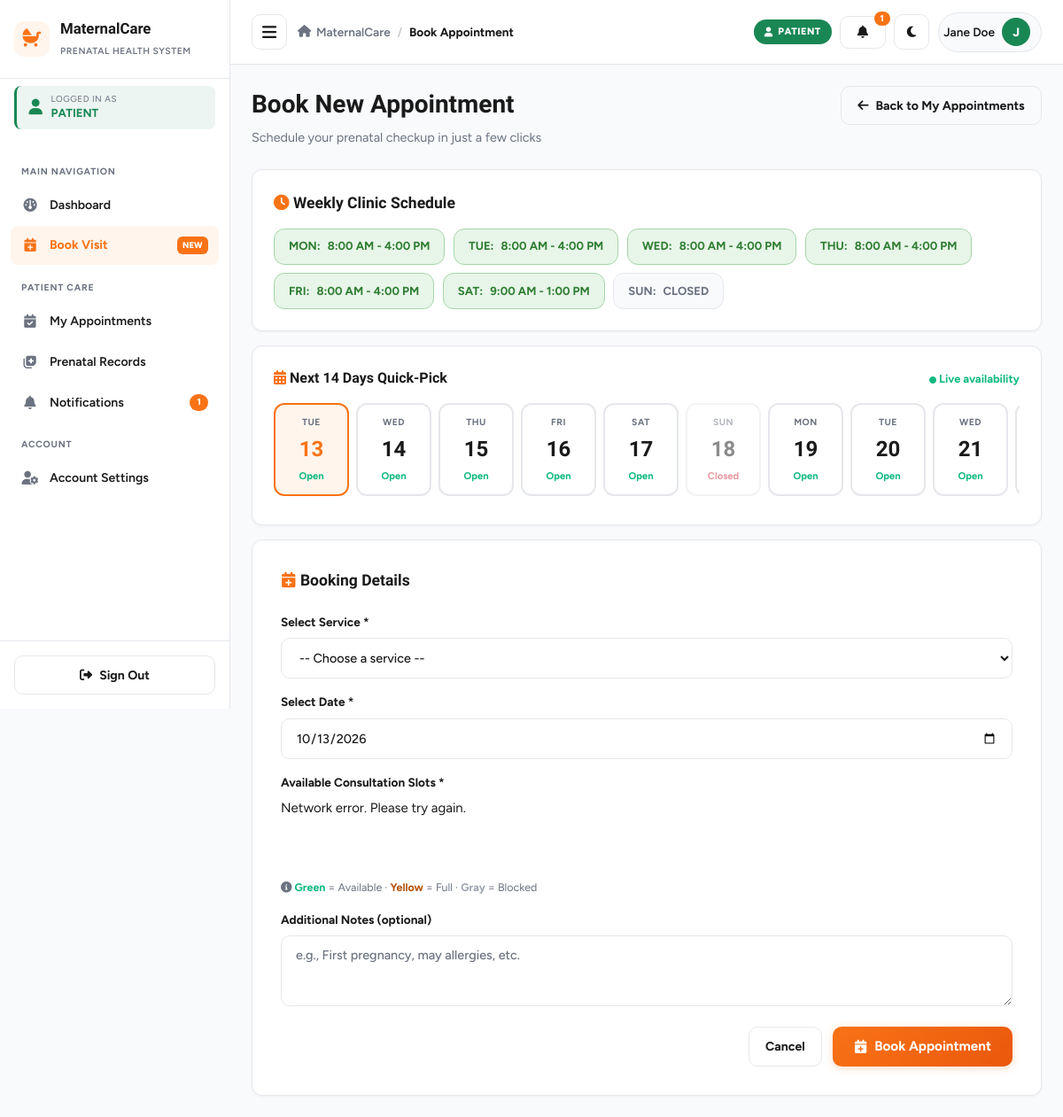
Page /patient/book_appointment.php (signed in) on the committed database.
### tables this page shows
CREATE TABLE IF NOT EXISTS `schedules` (
    `id` INT AUTO_INCREMENT PRIMARY KEY,
    `staff_id` INT DEFAULT NULL,
    `day_of_week` ENUM('Monday', 'Tuesday', 'Wednesday', 'Thursday', 'Friday', 'Saturday', 'Sunday') NOT NULL,
    `start_time` TIME NOT NULL DEFAULT '08:00:00',
    `end_time` TIME NOT NULL DEFAULT '16:00:00',
    `max_patients_per_slot` INT NOT NULL DEFAULT 2,
    `is_active` TINYINT(1) NOT NULL DEFAULT 1,
    FOREIGN KEY (`staff_id`) REFERENCES `users`(`id`) ON DELETE SET NULL
);

### includes/slot_helper.php (called while the page is built, shortened)
<?php
function getClinicWeeklySchedule($db) {
    try {
        $stmt = $db->query("SELECT * FROM schedules ORDER BY FIELD(day_of_week, 'Monday','Tuesday','Wednesday','Thursday','Friday','Saturday','Sunday'), (staff_id IS NULL) ASC, id ASC");
        return $stmt->fetchAll();
    } catch (Exception $e) {
        return [];
    }
}

### config/config.php (called while the page is built, shortened)
<?php
function sanitize($data) {
    return htmlspecialchars(trim((string)$data), ENT_QUOTES, 'UTF-8');
}

### patient/book_appointment.php (the view, shortened to what this page needs)
<?php
require_once __DIR__ . '/../config/config.php';
require_once __DIR__ . '/../includes/auth_check.php';
require_once __DIR__ . '/../includes/slot_helper.php';
$selectedDate = $_GET['date'] ?? date('Y-m-d');
try {
    $db = getDB();
    $schedules = getClinicWeeklySchedule($db);
} catch (Exception $e) {
    $errorMsg = "Error: " . $e->getMessage();
}
include __DIR__ . '/../includes/header.php';
?>
<div class="page-header">
    <div class="page-title">
        <h1>Book New Appointment</h1>
        <p>Schedule your prenatal checkup in just a few clicks</p>
    </div>
    <div>
        <a href="my_appointments.php" class="btn btn-outline">
            <i class="fa-solid fa-arrow-left"></i> Back to My Appointments
        </a>
    </div>
</div>
<div class="dashboard-card mb-4" style="padding: 1.5rem;">
    <h3 style="margin-bottom: 1rem;">
        <i class="fa-solid fa-clock text-primary"></i> Weekly Clinic Schedule
    </h3>
    <div style="display: flex; flex-wrap: wrap; gap: 0.6rem;">
        <?php
        $allDays = ['Monday', 'Tuesday', 'Wednesday', 'Thursday', 'Friday', 'Saturday', 'Sunday'];
        $schedMap = [];
        foreach ($schedules as $s) { $schedMap[$s['day_of_week']] = $s; }
        foreach ($allDays as $day):
            $sched = $schedMap[$day] ?? ['day_of_week' => $day, 'start_time' => '08:00:00', 'end_time' => '16:00:00', 'max_patients_per_slot' => 2, 'is_active' => 0];
            $isClosed = !$sched['is_active'];
        ?>
            <div style="
                display: inline-flex;
                align-items: center;
                gap: 0.5rem;
                padding: 0.6rem 1rem;
                border-radius: 12px;
                background: <?php echo $isClosed ? 'var(--bg-body)' : '#e8f5e9'; ?>;
                color: <?php echo $isClosed ? 'var(--text-muted)' : '#2e7d32'; ?>;
                font-size: 0.82rem;
                font-weight: 700;
                border: 1px solid <?php echo $isClosed ? 'var(--border-color)' : '#a5d6a7'; ?>;
            ">
                <span><?php echo strtoupper(substr($day, 0, 3)); ?>:</span>
                <span><?php echo $isClosed ? 'CLOSED' : date('g:i A', strtotime($sched['start_time'])) . ' - ' . date('g:i A', strtotime($sched['end_time'])); ?></span>
            </div>
        <?php endforeach; ?>
    </div>
</div>
<div class="dashboard-card mb-4" style="padding: 1.5rem;">
    <div style="display:flex; justify-content:space-between; align-items:center; margin-bottom: 1rem;">
        <h3 style="margin:0; font-size:1rem;">
            <i class="fa-solid fa-calendar-days text-primary"></i> Next 14 Days Quick-Pick
        </h3>
        <span style="color:#10b981; font-size:0.8rem; font-weight:700;">
            <i class="fa-solid fa-circle" style="font-size:0.5rem;"></i> Live availability
        </span>
    </div>
    <div style="display: flex; gap: 0.5rem; overflow-x: auto; padding-bottom: 0.5rem;">
        <?php
        $today = new DateTime();
        for ($i = 0; $i < 14; $i++):
            $dayDate = clone $today;
            $dayDate->modify("+$i days");
            $dayName = $dayDate->format('D');
            $dayNum = $dayDate->format('j');
            $dateStr = $dayDate->format('Y-m-d');
            $dayOfWeekFull = $dayDate->format('l');
            $daySched = $schedMap[$dayOfWeekFull] ?? null;
            $isOpen = $daySched && (int)$daySched['is_active'] === 1;
            $isSelected = ($dateStr === $selectedDate);
        ?>
            <div class="quick-pick-date" data-date="<?php echo $dateStr; ?>" style="
                min-width: 85px;
                padding: 0.75rem 0.5rem;
                border-radius: 12px;
                text-align: center;
                background: <?php echo $isSelected ? '#fff5ed' : 'var(--surface)'; ?>;
                border: 2px solid <?php echo $isSelected ? '#f97316' : 'var(--border-color)'; ?>;
                cursor: pointer;
                transition: all 0.2s;
                opacity: <?php echo $isOpen ? '1' : '0.5'; ?>;
            " onclick="selectDate('<?php echo $dateStr; ?>')">
                <div style="font-size: 0.65rem; color: var(--text-muted); text-transform: uppercase; font-weight: 700; letter-spacing: 0.5px;">
                    <?php echo strtoupper($dayName); ?>
                </div>
                <div class="qp-day-num" style="font-size: 1.5rem; font-weight: 800; color: <?php echo $isSelected ? '#f97316' : 'var(--text-dark)'; ?>; margin: 0.25rem 0; font-family: 'Bricolage Grotesque', sans-serif;">
                    <?php echo $dayNum; ?>
                </div>
                <div style="font-size: 0.7rem; font-weight: 700; color: <?php echo $isOpen ? '#10b981' : '#dc3545'; ?>;">
                    <?php echo $isOpen ? 'Open' : 'Closed'; ?>
                </div>
            </div>
        <?php endfor; ?>
    </div>
</div>
<div class="dashboard-card" style="padding: 2rem;">
    <h3 style="margin-bottom: 1.5rem;">
        <i class="fa-solid fa-calendar-plus text-primary"></i> Booking Details
    </h3>
    <form method="POST" action="" id="bookingForm">
        <div class="form-group mb-4">
            <label class="form-label">Select Service <span class="text-danger">*</span></label>
            <select name="service_id" id="service_id" class="form-control" required>
                <option value="">-- Choose a service --</option>
            </select>
        </div>
        <div class="form-group mb-4">
            <label class="form-label">Select Date <span class="text-danger">*</span></label>
            <input type="date"
                   id="booking_date"
                   name="appointment_date"
                   class="form-control"
                   min="<?php echo date('Y-m-d'); ?>"
                   value="<?php echo sanitize($selectedDate); ?>"
                   required>
        </div>
        <div class="form-group mb-4">
            <label class="form-label">Available Consultation Slots <span class="text-danger">*</span></label>
            <div id="slotContainer" class="slot-grid" style="min-height: 80px;">
            </div>
            <small class="text-muted" style="display:block; margin-top:0.75rem; font-size:0.78rem;">
                <i class="fa-solid fa-circle-info"></i>
                <span style="color:#10b981; font-weight:700;">Green</span> = Available ·
                <span style="color:#b45309; font-weight:700;">Yellow</span> = Full ·
                <span style="color:#9ca3af; font-weight:700;">Gray</span> = Blocked
            </small>
        </div>
        <div class="form-group mb-4">
            <label class="form-label">Additional Notes (optional)</label>
            <textarea name="notes" class="form-control" rows="3" placeholder="e.g., First pregnancy, may allergies, etc."></textarea>
        </div>
        <div style="display:flex; gap:0.75rem; justify-content:flex-end;">
            <a href="my_appointments.php" class="btn btn-outline">Cancel</a>
            <button type="submit" class="btn btn-primary btn-lg" id="submitBtn" disabled>
                <i class="fa-solid fa-calendar-plus"></i> Book Appointment
            </button>
        </div>
    </form>
</div>
<?php include __DIR__ . '/../includes/footer.php'; ?>

### assets/css/style.css (style rules this page uses)
:root { --primary: #f97316; --primary-dark: #ea580c; --primary-light: #fff5ed; --success: #10b981; --warning: #f59e0b; --danger: #dc3545; --info: #0d6efd; --bg-body: #f8fafc; --surface: #ffffff; --text-dark: #1a1a1a; --text-muted: #6b7280; --border-color: #e5e7eb; --radius-sm: 8px; --radius-md: 12px; --radius-lg: 16px; --shadow-sm: 0 1px 3px rgba(0, 0, 0, 0.05); --shadow-md: 0 4px 12px rgba(0, 0, 0, 0.08); --shadow-lg: 0 10px 30px rgba(0, 0, 0, 0.12); --transition: all 0.25s ease; --sidebar-width: 260px; }
* { margin: 0; padding: 0; box-sizing: border-box; }
html, body { max-width: 100%; overflow-x: hidden; }
body { font-family: 'Figtree', -apple-system, BlinkMacSystemFont, 'Segoe UI', sans-serif; background: var(--bg-body); color: var(--text-dark); line-height: 1.5; font-size: 15px; transition: background 0.3s ease, color 0.3s ease; }
h1, h2, h3, h4, h5, h6 { font-family: 'Bricolage Grotesque', 'Figtree', sans-serif; font-weight: 700; color: var(--text-dark); }
a { color: inherit; text-decoration: none; }
.page-header { display: flex; justify-content: space-between; align-items: flex-start; gap: 1rem; margin-bottom: 1.5rem; flex-wrap: wrap; }
.page-header h1 { font-size: 1.75rem; margin-bottom: 0.35rem; }
.page-header p { color: var(--text-muted); font-size: 0.9rem; }
.dashboard-card { background: var(--surface); border: 1px solid var(--border-color); border-radius: var(--radius-md); padding: 1.5rem; box-shadow: var(--shadow-sm); transition: background 0.3s ease, border-color 0.3s ease; }
.form-group { margin-bottom: 1.25rem; }
.form-label { display: block; font-size: 0.85rem; font-weight: 700; color: var(--text-dark); margin-bottom: 0.5rem; }
.form-control { width: 100%; padding: 0.75rem 1rem; border: 1.5px solid var(--border-color); border-radius: 10px; background: var(--surface); color: var(--text-dark); font-family: inherit; font-size: 0.9rem; font-weight: 500; transition: var(--transition); outline: none; }
.form-control::placeholder { color: var(--text-muted); }
.btn { display: inline-flex; align-items: center; justify-content: center; gap: 0.5rem; padding: 0.65rem 1.15rem; border-radius: 10px; border: none; font-family: inherit; font-size: 0.88rem; font-weight: 700; cursor: pointer; transition: var(--transition); text-decoration: none; white-space: nowrap; }
.btn-primary { background: linear-gradient(135deg, #f97316 0%, #ea580c 100%); color: #fff; box-shadow: 0 2px 8px rgba(249, 115, 22, 0.25); }
.btn-outline { background: transparent; color: var(--text-dark); border: 1.5px solid var(--border-color); }
.btn-lg { padding: 0.85rem 1.5rem; font-size: 0.95rem; }
.text-muted { color: var(--text-muted); }
.text-primary { color: var(--primary); }
.mb-4 { margin-bottom: 1rem; }

### patient/book_appointment.php (style rules this page uses)
.slot-grid { display: grid; grid-template-columns: repeat(auto-fill, minmax(130px, 1fr)); gap: 0.65rem; }

### rows in the picture
schedules: day "MON", start_time "8:00 AM", end_time "4:00 PM"
schedules: day "TUE", start_time "8:00 AM", end_time "4:00 PM"
schedules: day "WED", start_time "8:00 AM", end_time "4:00 PM"
schedules: day "THU", start_time "8:00 AM", end_time "4:00 PM"
schedules: day "FRI", start_time "8:00 AM", end_time "4:00 PM"
schedules: day "SAT", start_time "9:00 AM", end_time "1:00 PM"

### other values in the picture
$role['label'] "PATIENT"
$item['section'] "MAIN NAVIGATION"
$item['label'] "Dashboard"
$item['label'] "Book Visit"
$item['badge'] "NEW"
$item['section'] "PATIENT CARE"
$item['label'] "My Appointments"
$item['label'] "Prenatal Records"
$item['label'] "Notifications"
$unreadNotifCount "1"
$item['section'] "ACCOUNT"
$item['label'] "Account Settings"
$pageTitle "Book Appointment"
$currentName "Jane Doe"
$userInitial "J"
